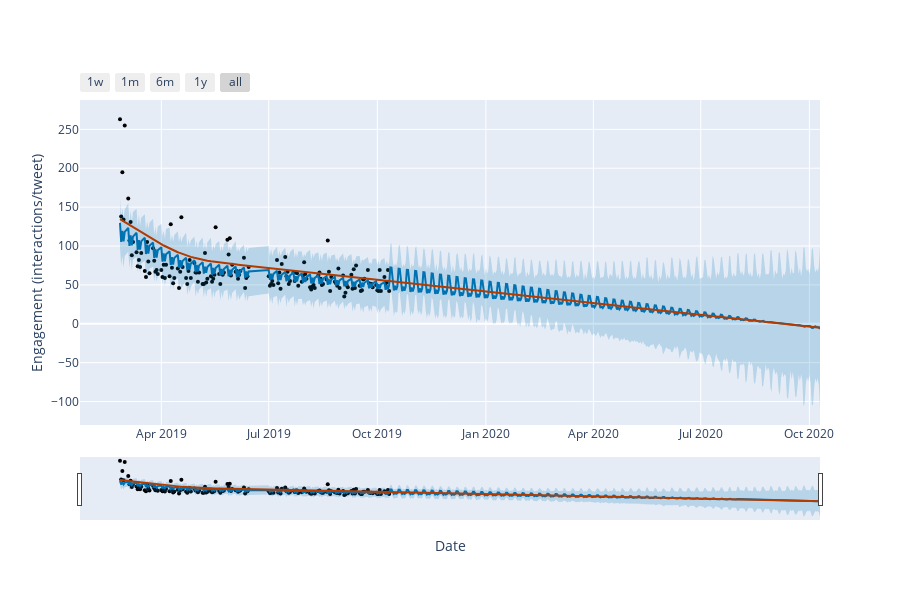

Notebook source saved alongside this figure:
### Markdown cell above
Using plotly instead

### Code cell
from fbprophet.plot import plot_plotly
import plotly.offline as py
py.init_notebook_mode(connected=True)

fig = plot_plotly(m, forecast, trend=True, xlabel='Date', ylabel='Engagement (interactions/tweet)') 
py.iplot(fig)

### Figure 1 — Plotly figure (JSON) as saved in the notebook; plotly's stock layout.template omitted (floating-point values rounded to 4 significant figures; data arrays with more than 128 entries replaced by an {"elided": "..."} marker saying what was removed)
{"data": [{"marker": {"color": "black", "size": 4}, "mode": "markers", "name": "Actual", "type": "scatter", "x": {"elided": "155 str values"}, "y": {"elided": "155 int values"}}, {"hoverinfo": "skip", "line": {"width": 0}, "mode": "lines", "type": "scatter", "x": {"elided": "520 str values"}, "y": {"elided": "520 float values"}}, {"fill": "tonexty", "fillcolor": "rgba(0, 114, 178, 0.2)", "line": {"color": "#0072B2", "width": 2}, "mode": "lines", "name": "Predicted", "type": "scatter", "x": {"elided": "520 str values"}, "y": {"elided": "520 float values"}}, {"fill": "tonexty", "fillcolor": "rgba(0, 114, 178, 0.2)", "hoverinfo": "skip", "line": {"width": 0}, "mode": "lines", "type": "scatter", "x": {"elided": "520 str values"}, "y": {"elided": "520 float values"}}, {"line": {"color": "#B23B00", "width": 2}, "mode": "lines", "name": "Trend", "type": "scatter", "x": {"elided": "520 str values"}, "y": {"elided": "520 float values"}}], "layout": {"height": 600, "showlegend": false, "width": 900, "xaxis": {"autorange": true, "range": ["2019-01-22 02:44:34.2857", "2020-10-10"], "rangeselector": {"buttons": [{"count": 7, "label": "1w", "step": "day", "stepmode": "backward"}, {"count": 1, "label": "1m", "step": "month", "stepmode": "backward"}, {"count": 6, "label": "6m", "step": "month", "stepmode": "backward"}, {"count": 1, "label": "1y", "step": "year", "stepmode": "backward"}, {"step": "all"}]}, "rangeslider": {"autorange": true, "range": ["2019-01-22 02:44:34.2857", "2020-10-10"], "visible": true, "yaxis": {"_template": null, "rangemode": "match"}}, "title": {"text": "Date"}, "type": "date"}, "yaxis": {"autorange": true, "range": [-130.2, 287.7], "title": {"text": "Engagement (interactions/tweet)"}, "type": "linear"}}}
